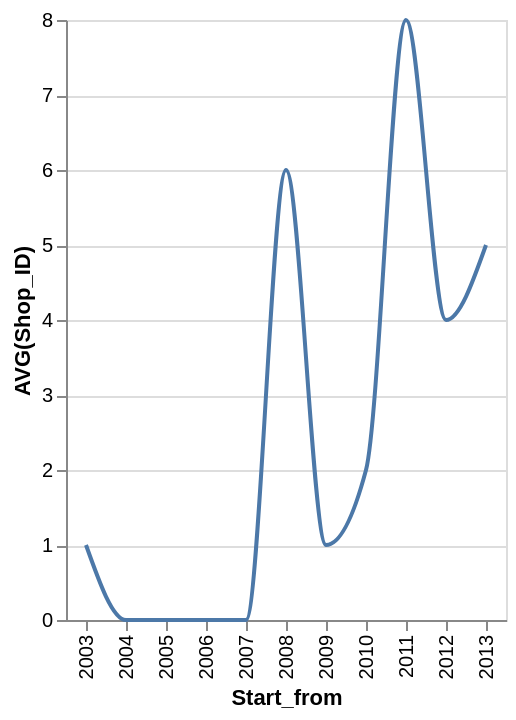

This figure's Vega-Lite source:
### Vega-Lite specification from a JSON file in a GitHub repository (floating-point values rounded to 4 significant figures)
{"data": {"values": [{"x_data": "2003", "y_data": 1}, {"x_data": "2004", "y_data": 0}, {"x_data": "2005", "y_data": 0}, {"x_data": "2006", "y_data": 0}, {"x_data": "2007", "y_data": 0}, {"x_data": "2008", "y_data": 6}, {"x_data": "2009", "y_data": 1}, {"x_data": "2010", "y_data": 2}, {"x_data": "2011", "y_data": 8}, {"x_data": "2012", "y_data": 4}, {"x_data": "2013", "y_data": 5}]}, "mark": {"type": "line", "interpolate": "monotone"}, "encoding": {"x": {"field": "x_data", "type": "nominal", "title": "Start_from", "sort": "ascending"}, "y": {"field": "y_data", "type": "quantitative", "title": "AVG(Shop_ID)"}}}
